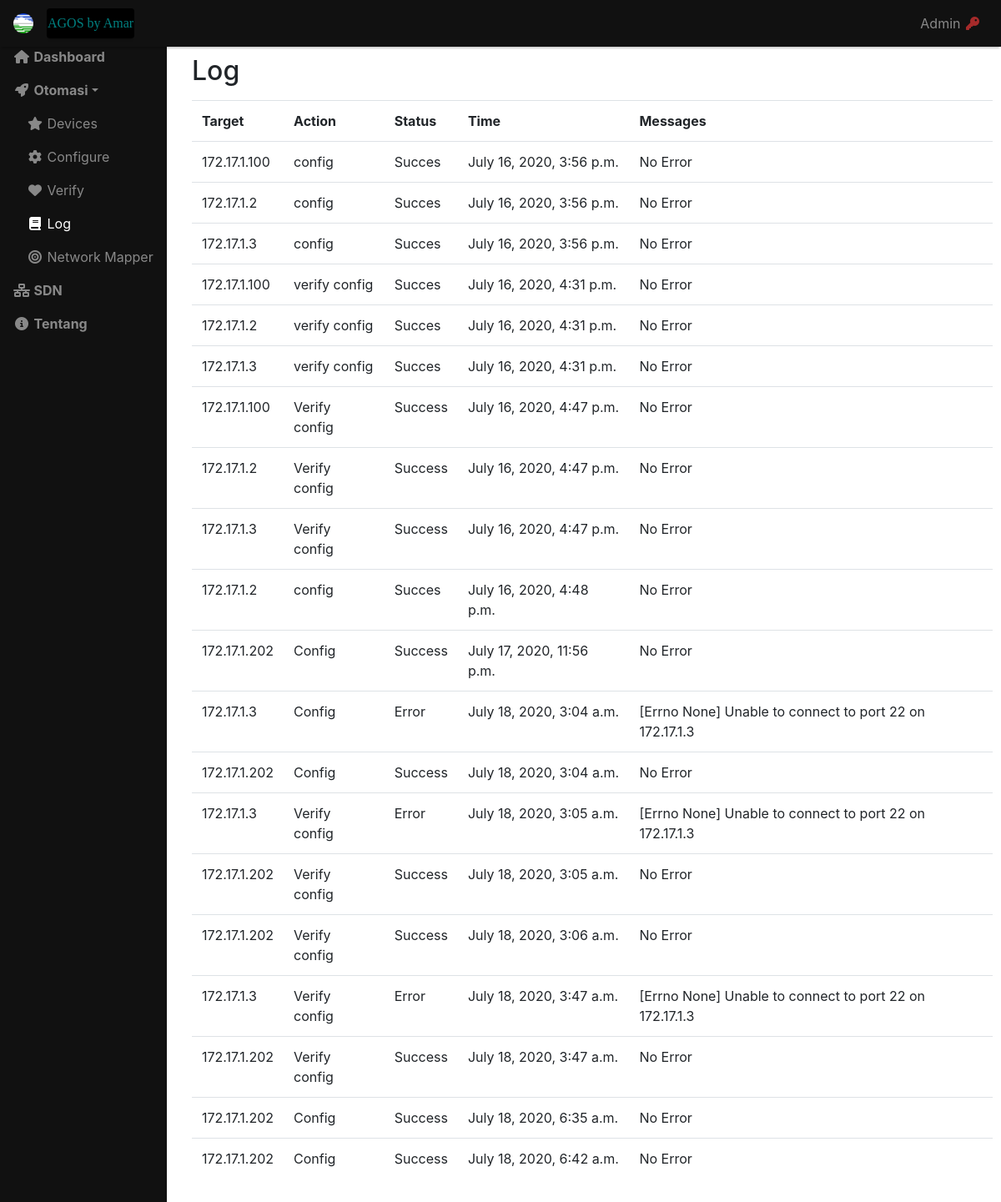
/log/, run on an earlier commit of the app's database.
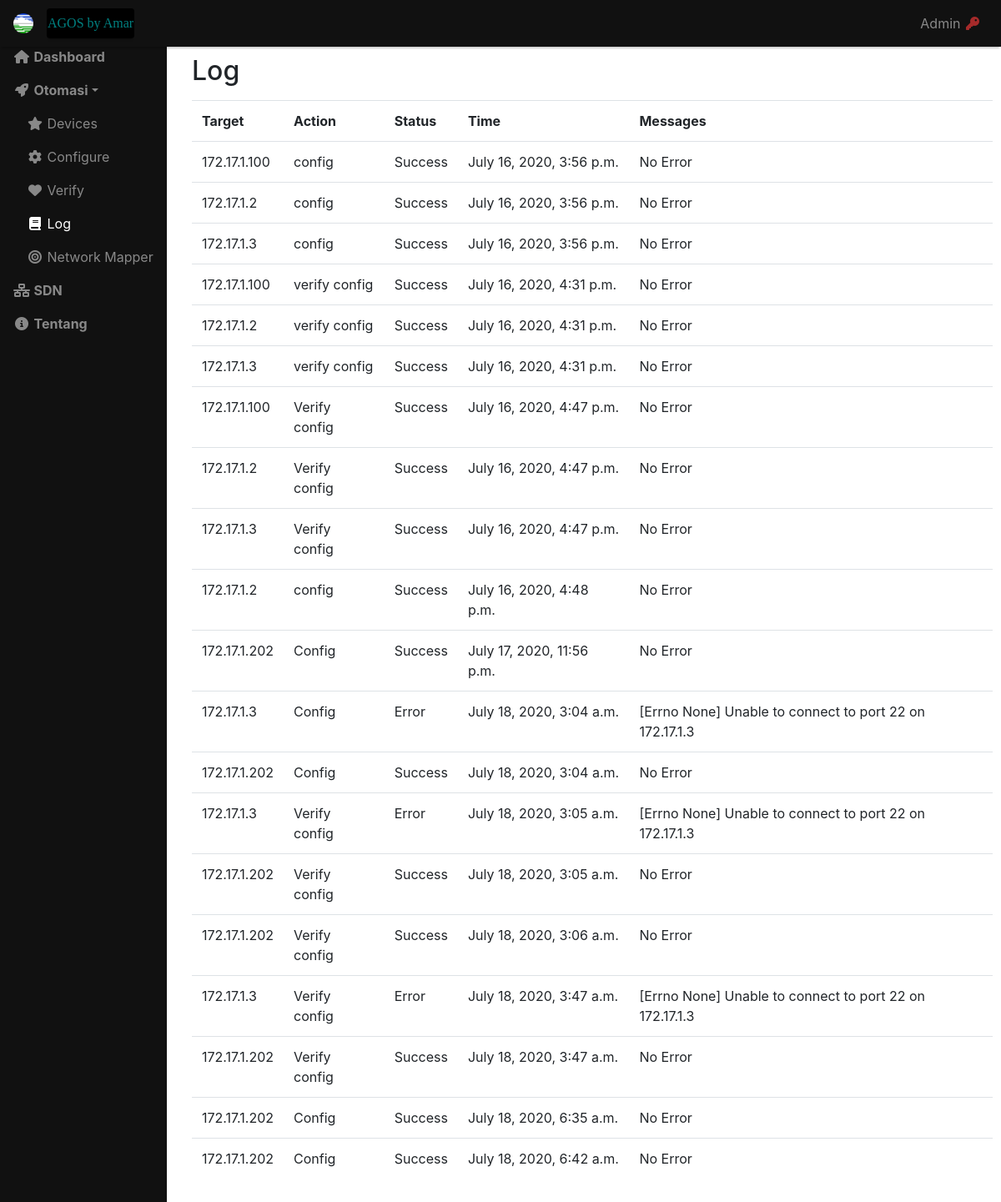
And on a later commit of the database.
### tomatis/models.py (models this page shows, shortened)
class Log(models.Model):
	target = models.CharField(max_length=255)
	action = models.CharField(max_length=255)
	status = models.CharField(max_length=255)
	time = models.DateTimeField(null=True)
	messages = models.CharField(max_length=255, blank=True)

### tomatis/views.py (the view)
# urls.py: path('log/',views.log, name='log'),
def log(request):
	logs = Log.objects.all()
	context = {
		'logs': logs,
	}
	return render(request ,'log.html', context)

### templates/log.html (shortened to what this page needs)
{% extends 'main_template.html' %}
{% load django_bootstrap_breadcrumbs %}
{% block content %}
    <h2 class="">Log</h2>
    <table class="mt-3 table">
        <tbody><tr>
            <th>Target</th>
            <th>Action</th>
            <th>Status</th>
            <th>Time</th>
            <th>Messages</th>
        </tr>
        {% for log in logs %}
        <tr>
                <td>{{ log.target }}</td>
                <td>{{ log.action }}</td>
                <td>{{ log.status }}</td>
                <td>{{ log.time }}</td>
                <td>{{ log.messages }}</td>
            </tr>
        {% endfor %}
        </tbody></table>
{% endblock content %}

What changed in the data, as far as the page shows it:
changed Log (number 1 of 20 on the later page): status "Succes" → "Success"
changed Log (number 2 of 20 on the later page): status "Succes" → "Success"
changed Log (number 3 of 20 on the later page): status "Succes" → "Success"
changed Log (number 4 of 20 on the later page): status "Succes" → "Success"
changed Log (number 5 of 20 on the later page): status "Succes" → "Success"
changed Log (number 6 of 20 on the later page): status "Succes" → "Success"
changed Log "July 16, 2020, 4:48 p.m.": status "Succes" → "Success"
